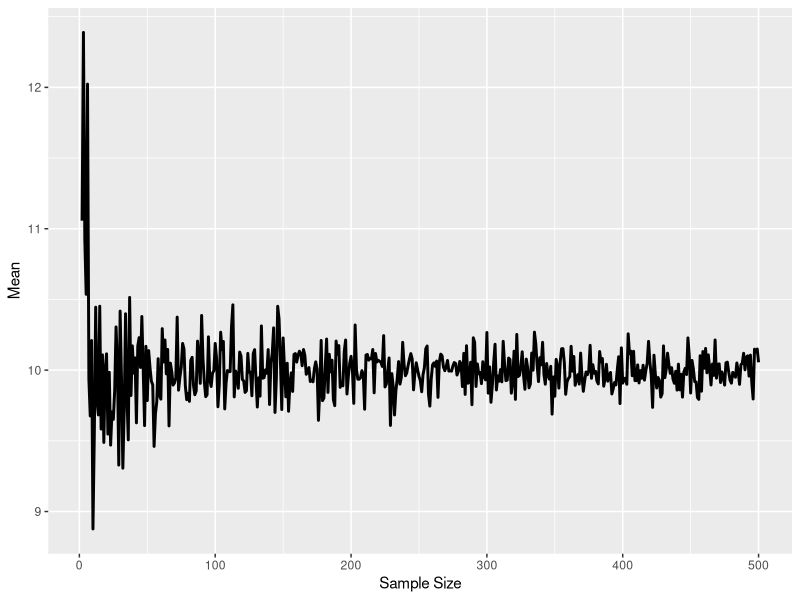
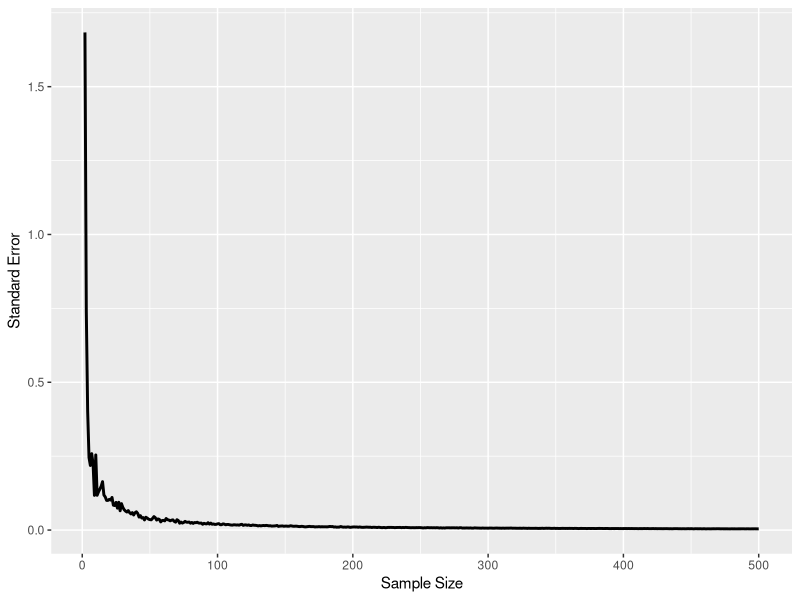

Recreate these plots in R, in order.
set.seed(14)

means = ses = c()

n <- 2:500

for (i in 1:length(n)) {
  s <- rnorm(n[i], 10, 2)
  
  means[i] <- mean(s)
  
  ses[i] <- sd(s) / n[i]
}

library(tidyverse)

data.frame(size = n, mean = means) %>%
  ggplot(aes(x = size, y = mean)) +
  geom_line(linewidth = 1) +
  labs(x = "Sample Size", y = "Mean")

data.frame(size = n, se = ses) %>%
  ggplot(aes(x = size, y = se)) +
  geom_line(linewidth = 1) +
  labs(x = "Sample Size", y = "Standard Error")
